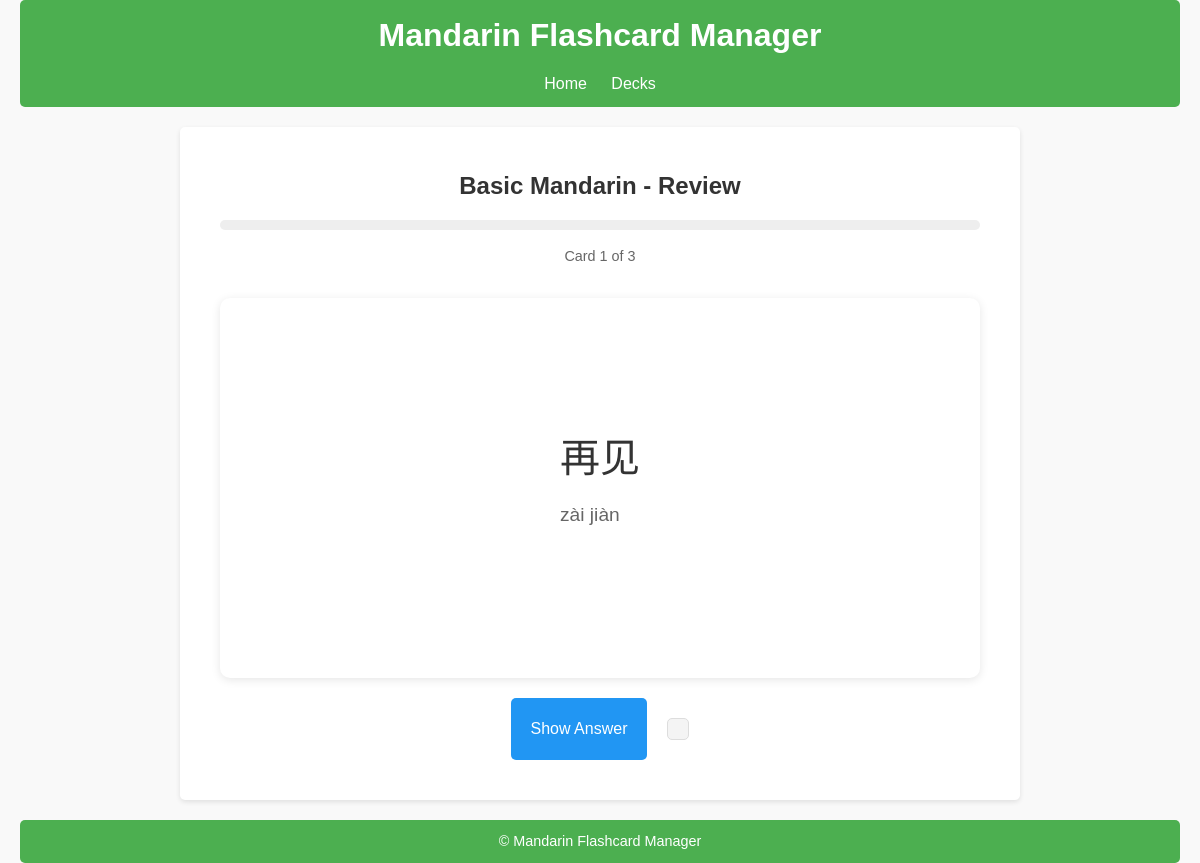
The app's page /review/5 with its own data.
### src/database/models/deck.py (models this page shows)
class Deck(Base):
    __tablename__ = "decks"
    id = Column(Integer, primary_key=True, index=True)
    name = Column(String, unique=True, nullable=False)
    description = Column(String, nullable=True)
    flashcards = relationship("Flashcard", back_populates="deck", cascade="all, delete")

### src/database/models/flashcard.py (models this page shows)
class Flashcard(Base):
    __tablename__ = "flashcards"
    id = Column(Integer, primary_key=True, index=True)
    deck_id = Column(Integer, ForeignKey("decks.id", ondelete="CASCADE"), nullable=False)
    word = Column(String, nullable=False)
    pinyin = Column(String, nullable=False)
    translation = Column(String, nullable=False)
    example_sentence = Column(String, nullable=True)  # nullable=True since it's optional
    deck = relationship("Deck", back_populates="flashcards")

### src/routes/review.py (the view)
@review_bp.route('/review/<int:deck_id>')
def start_review(deck_id):
    db = SessionLocal()
    try:
        deck = db.query(Deck).get(deck_id)
        if not deck:
            return "Deck not found", 404
        flashcards = db.query(Flashcard).filter_by(deck_id=deck_id).all()
        if not flashcards:
            return "No flashcards in this deck", 404
        random.shuffle(flashcards)
        session['cards_to_review'] = [card.id for card in flashcards]
        session['current_card_index'] = 0
        return render_template('review.html',
                               deck=deck,
                               card=flashcards[0],
                               current_card_index=0,
                               progress=0,
                               total=len(flashcards))
    finally:
        db.close()

### src/templates/review.html (shortened to what this page needs)
{% extends "base.html" %}
{% block content %}
<div class="review-container">
    <div class="review-header">
        <h2>{{ deck.name }} - Review</h2>
        <div class="progress-bar">
        </div>
        <div class="progress-text">
            Card {{ current_card_index + 1 }} of {{ total }}
        </div>
    </div>
    <div class="flashcard" id="flashcard">
        <div class="card-front" id="cardFront">
            <div class="chinese-text">{{ card.word }}</div>
            <div class="pinyin">{{ card.pinyin }}</div>
        </div>
    </div>
    <div class="review-actions">
        <button onclick="flipCard()" class="button flip-btn" id="flipButton">Show Answer</button>
        <form action="{{ url_for('review.next_card', deck_id=deck.id) }}" method="POST" class="next-form">
        </form>
    </div>
</div>
{% endblock %}

### src/static/styles.css (style rules this page uses)
body, h1, h2, h3, p, ul, li, a, button, input, label { margin: 0; padding: 0; box-sizing: border-box; }
body { font-family: Arial, sans-serif; background-color: #f9f9f9; color: #333; line-height: 1.6; padding: 0 20px; }
form { margin: 20px 0; padding: 10px; background: #f4f4f4; border: 1px solid #ddd; border-radius: 5px; }
.review-container { max-width: 800px; margin: 0 auto; padding: 20px; }
.review-header { margin-bottom: 30px; text-align: center; }
.progress-bar { width: 100%; height: 10px; background-color: #eee; border-radius: 5px; margin: 15px 0; overflow: hidden; }
.progress-text { color: #666; font-size: 0.9em; }
.flashcard { background-color: white; border-radius: 10px; box-shadow: 0 2px 10px rgba(0,0,0,0.1); padding: 40px; margin: 20px 0; min-height: 300px; display: flex; flex-direction: column; justify-content: center; align-items: center; cursor: pointer; }
.chinese-text { font-size: 2.5em; margin-bottom: 10px; }
.pinyin { font-size: 1.2em; color: #666; margin-bottom: 20px; }
.review-actions { display: flex; justify-content: center; gap: 20px; margin-top: 20px; }
.flip-btn { background-color: #2196F3; color: white; }
.button { padding: 10px 20px; border: none; border-radius: 5px; cursor: pointer; font-size: 1em; transition: background-color 0.3s; }

### records on screen
Deck: name "Basic Mandarin"
Flashcard: word "再见", pinyin "zài jiàn"

### other values on screen
{{ current_card_index + 1 }} "1"
{{ total }} "3"
